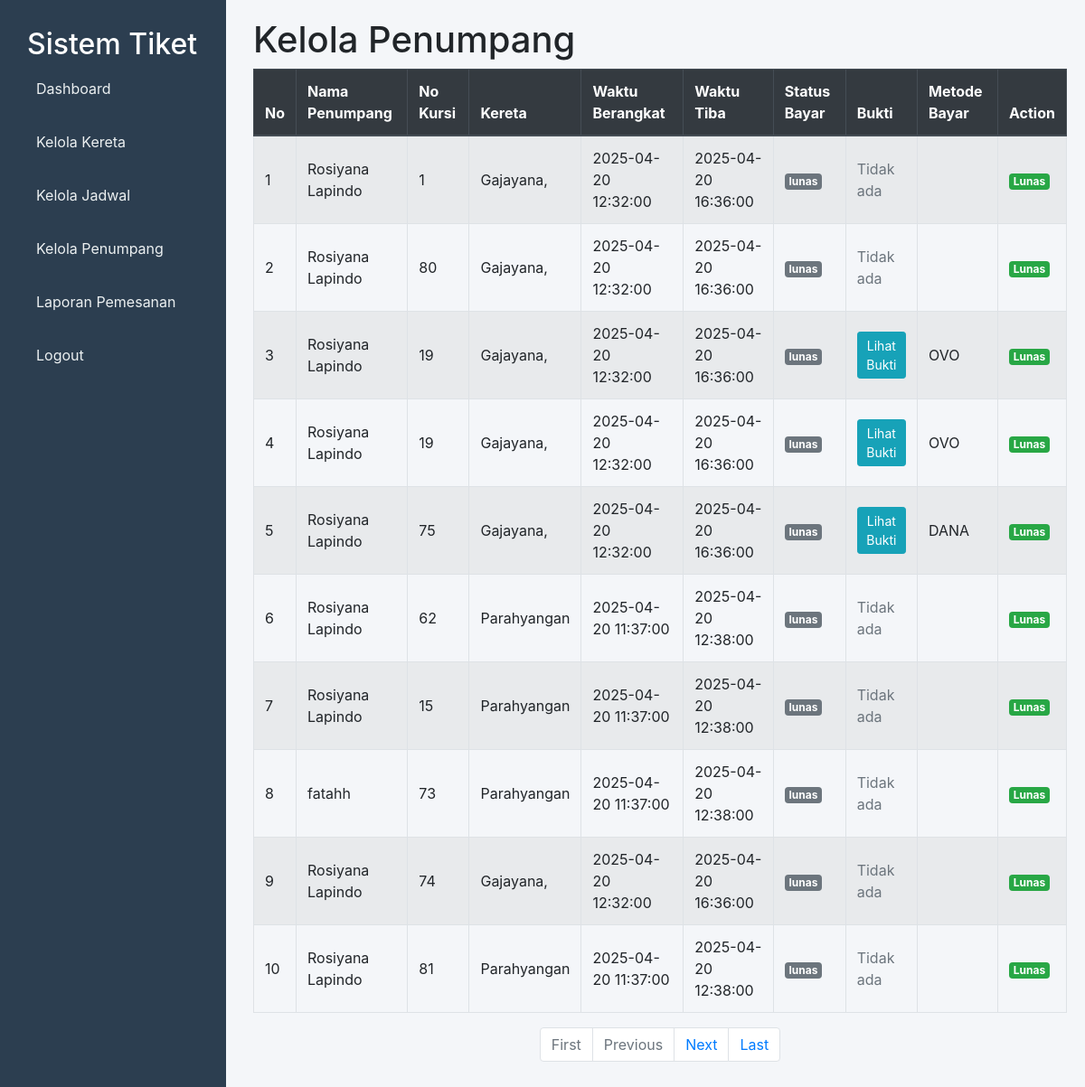
Screenshot of /admin/kelola_penumpang.php (signed in) with the database file from the repository.
### tables this page shows
CREATE TABLE `penumpang` (
  `Id` int(11) NOT NULL,
  `Id_pemesanan` int(11) NOT NULL,
  `Nama_penumpang` varchar(255) NOT NULL,
  `No_kursi` varchar(10) NOT NULL,
  `id_jadwal` int(11) DEFAULT NULL
);

CREATE TABLE `kereta` (
  `id` int(11) NOT NULL,
  `nama_kereta` varchar(100) NOT NULL,
  `jenis` enum('Ekonomi','Bisnis','Eksekutif') NOT NULL,
  `kapasitas` int(11) NOT NULL
);

CREATE TABLE `jadwal` (
  `id` int(11) NOT NULL,
  `id_kereta` int(11) NOT NULL,
  `asal` varchar(100) NOT NULL,
  `tujuan` varchar(100) NOT NULL,
  `waktu_berangkat` datetime NOT NULL,
  `waktu_tiba` datetime NOT NULL,
  `harga` decimal(10,2) NOT NULL
);

CREATE TABLE `pembayaran` (
  `id` int(11) NOT NULL,
  `id_pemesanan` int(11) NOT NULL,
  `status` enum('proses','lunas') DEFAULT 'proses',
  `bukti` varchar(255) NOT NULL,
  `waktu_bayar` datetime NOT NULL,
  `metode_bayar` enum('Bank BCA','OVO','DANA') DEFAULT NULL
);

### admin/kelola_penumpang.php (the view, shortened to what this page needs)
<?php
include '../koneksi.php';
$items_per_page = 10;
$page = isset($_GET['page']) ? intval($_GET['page']) : 1;
$offset = ($page - 1) * $items_per_page;
$query = "
SELECT
    penumpang.id AS penumpang_id,
    penumpang.nama_penumpang,
    penumpang.no_kursi,
    pemesanan.id AS pemesanan_id,
    pemesanan.status_bayar,
    kereta.nama_kereta,
    jadwal.waktu_berangkat,
    jadwal.waktu_tiba,
    pembayaran.bukti,
    pembayaran.metode_bayar
FROM penumpang
JOIN pemesanan ON penumpang.id_pemesanan = pemesanan.id
JOIN jadwal ON pemesanan.id_jadwal = jadwal.id
JOIN kereta ON jadwal.id_kereta = kereta.id
LEFT JOIN pembayaran ON pemesanan.id = pembayaran.id_pemesanan
ORDER BY pemesanan.id DESC
LIMIT $offset, $items_per_page
";
$result = mysqli_query($conn, $query) or die('Query gagal: ' . mysqli_error($conn));
$penumpang_data = mysqli_fetch_all($result, MYSQLI_ASSOC);
$count_query = "
SELECT COUNT(*) AS total
FROM penumpang
JOIN pemesanan ON penumpang.id_pemesanan = pemesanan.id
JOIN jadwal ON pemesanan.id_jadwal = jadwal.id
JOIN kereta ON jadwal.id_kereta = kereta.id
LEFT JOIN pembayaran ON pemesanan.id = pembayaran.id_pemesanan
";
$count_result = mysqli_query($conn, $count_query) or die('Query gagal: ' . mysqli_error($conn));
$total_items = mysqli_fetch_assoc($count_result)['total'];
$total_pages = ceil($total_items / $items_per_page);
?>
<!DOCTYPE html>
<html lang="id">
<head>
    <link href="https://stackpath.bootstrapcdn.com/bootstrap/4.5.2/css/bootstrap.min.css" rel="stylesheet">
</head>
<body>
<div class="sidebar">
    <h2>Sistem Tiket</h2>
    <a href="dashboard.php">Dashboard</a>
    <a href="kelola_kereta.php">Kelola Kereta</a>
    <a href="kelola_jadwal.php">Kelola Jadwal</a>
    <a href="kelola_penumpang.php">Kelola Penumpang</a>
    <a href="laporan.php">Laporan Pemesanan</a>
    <a href="logout.php">Logout</a>
</div>
<div class="main">
    <h1>Kelola Penumpang</h1>
    <table class="table table-bordered table-striped">
        <thead class="thead-dark">
            <tr>
                <th>No</th>
                <th>Nama Penumpang</th>
                <th>No Kursi</th>
                <th>Kereta</th>
                <th>Waktu Berangkat</th>
                <th>Waktu Tiba</th>
                <th>Status Bayar</th>
                <th>Bukti</th>
                <th>Metode Bayar</th>
                <th>Action</th>
            </tr>
        </thead>
        <tbody>
            <?php $no = $offset + 1; foreach ($penumpang_data as $penumpang): ?>
            <tr>
                <td><?= $no++ ?></td>
                <td><?= htmlspecialchars($penumpang['nama_penumpang']) ?></td>
                <td><?= htmlspecialchars($penumpang['no_kursi']) ?></td>
                <td><?= htmlspecialchars($penumpang['nama_kereta']) ?></td>
                <td><?= $penumpang['waktu_berangkat'] ?></td>
                <td><?= $penumpang['waktu_tiba'] ?></td>
                <td>
                    <?php if ($penumpang['status_bayar'] === 'lunas'): ?>
                        <span class="badge badge-success">Lunas</span>
                    <?php elseif ($penumpang['status_bayar'] === 'proses'): ?>
                        <span class="badge badge-warning">Proses</span>
                    <?php else: ?>
                        <span class="badge badge-secondary">lunas</span>
                    <?php endif; ?>
                </td>
                <td>
                    <?php if (!empty($penumpang['bukti'])): ?>
                        <a href="../assets/img/<?= htmlspecialchars($penumpang['bukti']) ?>" target="_blank" class="btn btn-info btn-sm">Lihat Bukti</a>
                    <?php else: ?>
                        <span class="text-muted">Tidak ada</span>
                    <?php endif; ?>
                </td>
                <td><?= htmlspecialchars($penumpang['metode_bayar']) ?></td>
                <td>
                    <?php if ($penumpang['status_bayar'] === 'belum bayar'): ?>
                        <a href="?verifikasi=true&id=<?= $penumpang['pemesanan_id'] ?>" class="btn btn-success btn-sm">Verifikasi Bayar</a>
                    <?php elseif ($penumpang['status_bayar'] === 'proses'): ?>
                        <span class="badge badge-warning">Menunggu Verifikasi</span>
                    <?php else: ?>
                        <span class="badge badge-success">Lunas</span>
                    <?php endif; ?>
                </td>
            </tr>
            <?php endforeach; ?>
        </tbody>
    </table>
    <nav aria-label="Page navigation">
        <ul class="pagination justify-content-center">
            <li class="page-item <?= $page == 1 ? 'disabled' : '' ?>">
                <a class="page-link" href="?page=1">First</a>
            </li>
            <li class="page-item <?= $page == 1 ? 'disabled' : '' ?>">
                <a class="page-link" href="?page=<?= $page - 1 ?>">Previous</a>
            </li>
            <li class="page-item <?= $page == $total_pages ? 'disabled' : '' ?>">
                <a class="page-link" href="?page=<?= $page + 1 ?>">Next</a>
            </li>
            <li class="page-item <?= $page == $total_pages ? 'disabled' : '' ?>">
                <a class="page-link" href="?page=<?= $total_pages ?>">Last</a>
            </li>
        </ul>
    </nav>
</div>
</body>
</html>

### admin/kelola_penumpang.php (style rules this page uses)
body { background-color: #f4f6f9; }
.sidebar { width: 250px; background-color: #2c3e50; color: #fff; position: fixed; top: 0; left: 0; bottom: 0; padding: 30px; }
.sidebar a { display: block; color: #ecf0f1; padding: 10px; text-decoration: none; margin-bottom: 15px; border-radius: 5px; transition: background-color 0.3s; }
.main { margin-left: 260px; padding: 20px; }
.table th, .table td { vertical-align: middle; }

### rows the page displays
penumpang: Nama_penumpang "Rosiyana Lapindo", No_kursi "1", kereta.nama_kereta "Gajayana,", jadwal.waktu_berangkat "2025-04-20 12:32:00", jadwal.waktu_tiba "2025-04-20 16:36:00", shows "Tidak ada"
penumpang: Nama_penumpang "Rosiyana Lapindo", No_kursi "80", kereta.nama_kereta "Gajayana,", jadwal.waktu_berangkat "2025-04-20 12:32:00", jadwal.waktu_tiba "2025-04-20 16:36:00", shows "Tidak ada"
penumpang: Nama_penumpang "Rosiyana Lapindo", No_kursi "19", kereta.nama_kereta "Gajayana,", jadwal.waktu_berangkat "2025-04-20 12:32:00", jadwal.waktu_tiba "2025-04-20 16:36:00", pembayaran.metode_bayar "OVO"
penumpang: Nama_penumpang "Rosiyana Lapindo", No_kursi "75", kereta.nama_kereta "Gajayana,", jadwal.waktu_berangkat "2025-04-20 12:32:00", jadwal.waktu_tiba "2025-04-20 16:36:00", pembayaran.metode_bayar "DANA"
penumpang: Nama_penumpang "Rosiyana Lapindo", No_kursi "62", kereta.nama_kereta "Parahyangan", jadwal.waktu_berangkat "2025-04-20 11:37:00", jadwal.waktu_tiba "2025-04-20 12:38:00", shows "Tidak ada"
penumpang: Nama_penumpang "Rosiyana Lapindo", No_kursi "15", kereta.nama_kereta "Parahyangan", jadwal.waktu_berangkat "2025-04-20 11:37:00", jadwal.waktu_tiba "2025-04-20 12:38:00", shows "Tidak ada"
penumpang: Nama_penumpang "fatahh", No_kursi "73", kereta.nama_kereta "Parahyangan", jadwal.waktu_berangkat "2025-04-20 11:37:00", jadwal.waktu_tiba "2025-04-20 12:38:00", shows "Tidak ada"
penumpang: Nama_penumpang "Rosiyana Lapindo", No_kursi "74", kereta.nama_kereta "Gajayana,", jadwal.waktu_berangkat "2025-04-20 12:32:00", jadwal.waktu_tiba "2025-04-20 16:36:00", shows "Tidak ada"
penumpang: Nama_penumpang "Rosiyana Lapindo", No_kursi "81", kereta.nama_kereta "Parahyangan", jadwal.waktu_berangkat "2025-04-20 11:37:00", jadwal.waktu_tiba "2025-04-20 12:38:00", shows "Tidak ada"
